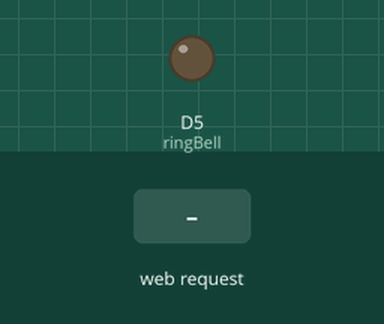
Simulated run of this sketch. Board: ESP8266 (NodeMCU). Shown: output pins drawn as LEDs (lit = HIGH). The inputs (shaded band) are chosen by the test bench. WiFi joins after 1.5 s; servers stay silent unless stated; what the sketch prints to the serial monitor is not drawn.

Above: at 2.9 s.
3.0 s: HTTP request GET /bellRequest/on received
At 3.4 s:
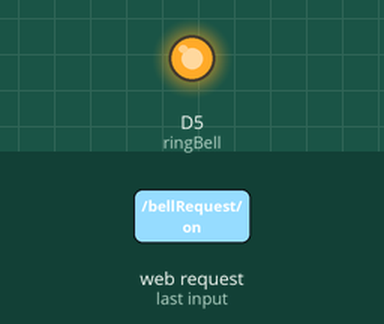
6.0 s: HTTP request GET /on received
Timing chart, 0 to 9.0 s (numbered marks = the images above; inputs shaded):
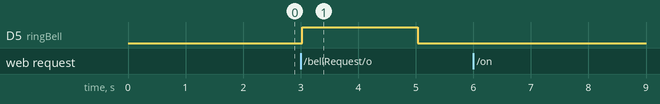

The sketch:

Bell.ino
```cpp
#include <ESP8266WiFi.h>


#define ringBell  D5


// Web Server specific code
//const char* ssid     = "GREEN_2.4";
//const char* password = "A0A0A0A0A0";
const char* ssid     = "GOGREEN";
const char* password = "F1F1F1F1F1";
// Set web server port number to 80
WiFiServer server(80);
// Variable to store the HTTP request
String header;
// Auxiliar variables to store the current output state
String bellRequest = "off";

// Current time
unsigned long currentTime = millis();
// Previous time
unsigned long previousTime = 0;
// Define timeout time in milliseconds (example: 2000ms = 2s)
const long timeoutTime = 2000;
// Set your Static IP address
IPAddress local_IP(192, 168, 0, 198);
IPAddress gateway(192, 168, 0, 1);
IPAddress subnet(255, 255, 255, 0);
IPAddress primaryDNS(8, 8, 8, 8);   //optional
IPAddress secondaryDNS(8, 8, 4, 4); //optional
// End Web Server specific code
void setup(){
  pinMode (ringBell, OUTPUT);

 digitalWrite (ringBell,LOW);

  Serial.begin(9600);
   delay(200);
  Serial.println("Welcome");
  //delay(60000);
  Serial.println("let us start");

  // Connect to Wi-Fi network with SSID and password
  // Configures static IP address
  if (!WiFi.config(local_IP, gateway, subnet, primaryDNS, secondaryDNS)) {
    Serial.println("STA Failed to configure");
  }
  Serial.print("Connecting to ");
  Serial.println(ssid);
  WiFi.begin(ssid, password);
  while (WiFi.status() != WL_CONNECTED) {
    delay(500);
    Serial.print(".");
  }
  // Print local IP address and start web server
  Serial.println("");
  Serial.println("WiFi connected.");
  Serial.println("IP address: ");
  Serial.println(WiFi.localIP());
  server.begin();
}


void runWebServer(){
  WiFiClient client = server.available();   // Listen for incoming clients

  if (client) {                             // If a new client connects,
    Serial.println("New Client.");          // print a message out in the serial port
    String currentLine = "";                // make a String to hold incoming data from the client
    currentTime = millis();
    previousTime = currentTime;
    while (client.connected() && currentTime - previousTime <= timeoutTime) { // loop while the client's connected
      currentTime = millis();
      if (client.available()) {             // if there's bytes to read from the client,
        char c = client.read();             // read a byte, then
        Serial.write(c);                    // print it out the serial monitor
        header += c;
        if (c == '\n') {                    // if the byte is a newline character
          // if the current line is blank, you got two newline characters in a row.
          // that's the end of the client HTTP request, so send a response:
          if (currentLine.length() == 0) {
            // HTTP headers always start with a response code (e.g. HTTP/1.1 200 OK)
            // and a content-type so the client knows what's coming, then a blank line:
            client.println("HTTP/1.1 200 OK");
            client.println("Content-type:text/html");
            client.println("Connection: close");
            client.println();

            // turns the GPIOs on and off
            if (header.indexOf("GET /bellRequest/on") >= 0) {
             bellRequest = "on";
            }
            // Display the HTML web page
            client.println("<!DOCTYPE html><html>");
            client.println("<head><meta name=\"viewport\" content=\"width=device-width, initial-scale=1\">");
            client.println("<link rel=\"icon\" href=\"data:,\">");
            // CSS to style the on/off buttons
            // Feel free to change the background-color and font-size attributes to fit your preferences
            client.println("<style>html { font-family: Helvetica; display: inline-block; margin: 0px auto; text-align: center;}");
            client.println(".button { background-color: #195B6A; border: none; color: white; padding: 16px 40px;");
            client.println("text-decoration: none; font-size: 30px; margin: 2px; cursor: pointer;}");
            client.println(".button2 {background-color: #77878A;}</style></head>");

            // Web Page Heading
            client.println("<body><h1>DoorBell</h1>");

           client.println("<p>Bell Request "+bellRequest+"</p>");

            client.println("</body></html>");

            // The HTTP response ends with another blank line
            client.println();
            // Break out of the while loop
            break;
          } else { // if you got a newline, then clear currentLine
            currentLine = "";
          }
        } else if (c != '\r') {  // if you got anything else but a carriage return character,
          currentLine += c;      // add it to the end of the currentLine
        }
      }
    }
    // Clear the header variable
    header = "";
    // Close the connection
    client.stop();
    Serial.println("Client disconnected.");
    Serial.println("");
  }
}
void loop (){

  delay(100); //this delay is to let the sensor settle down before taking a reading
  runWebServer();
if (bellRequest=="on") {
      bellRequest = "off";
      digitalWrite (ringBell,HIGH);
      delay(2000);
      digitalWrite (ringBell,LOW);
}


}
```

Measured:
- after the input at 3.0 s, D5 (ringBell): LOW → HIGH at once, → LOW 2.0 s later
- after the input at 6.0 s, every drawn part: stays the same
